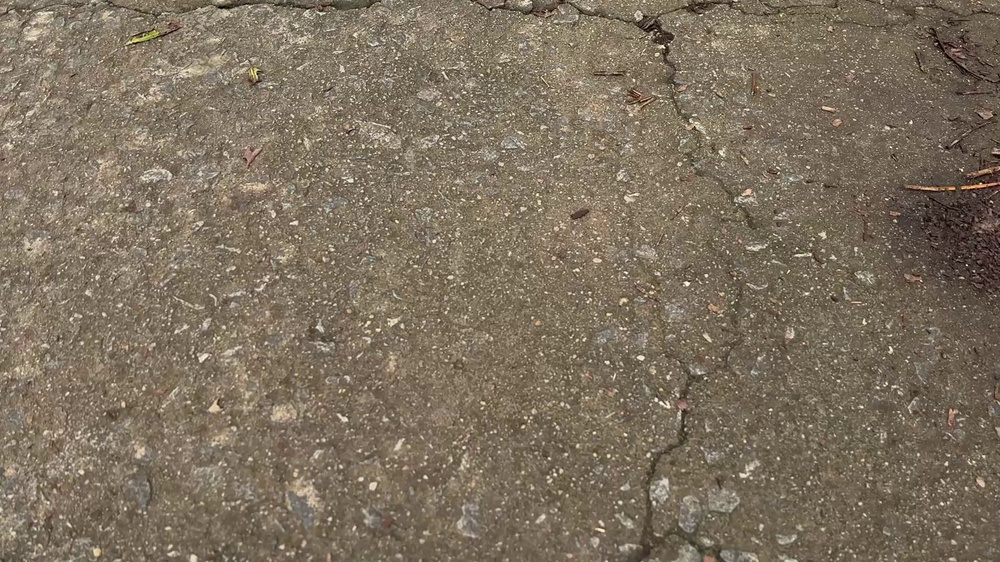
#> input picture data/frames/selected/alligator_cracking/alligator_cracking_01_frame_0.jpg, 1000 x 562 px, shrunk from 1920 x 1080 before the run
$ jupyter execute --allow-errors 02_Simple_report_ready.ipynb
#> lines starting #> are read from the running program, lines starting #| are printed output that depends on the picture
# Noise Filtering (Simple Notebook)

## 1. Load sample frames (manual list)
These are a few representative frames for screenshots and comparisons.

[cell 1]
import cv2
import numpy as np
import matplotlib.pyplot as plt
import os

frame_paths = [
    "../data/frames/selected/alligator_cracking/alligator_cracking_01_frame_0.jpg",
    "../data/frames/selected/edge_cracking/edge_cracking_01_frame_430.jpg",
    "../data/frames/selected/potholes/potholes_02_frame_540.jpg"
]

images = []
names = []

for path in frame_paths:
    img = cv2.imread(path, 0)
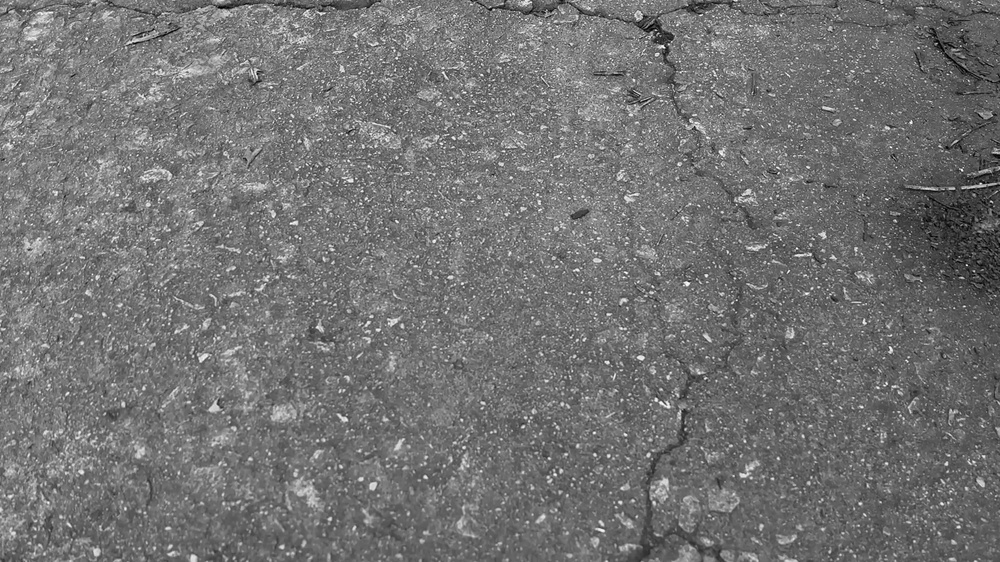
#> img: shape (562, 1000); min 0, max 255, mean 114.7
    if img is None:
        print("Error loading:", path)
    else:
        images.append(img)
        names.append(os.path.basename(path))
#> pass 2 of the loop `for path in frame_paths:`:
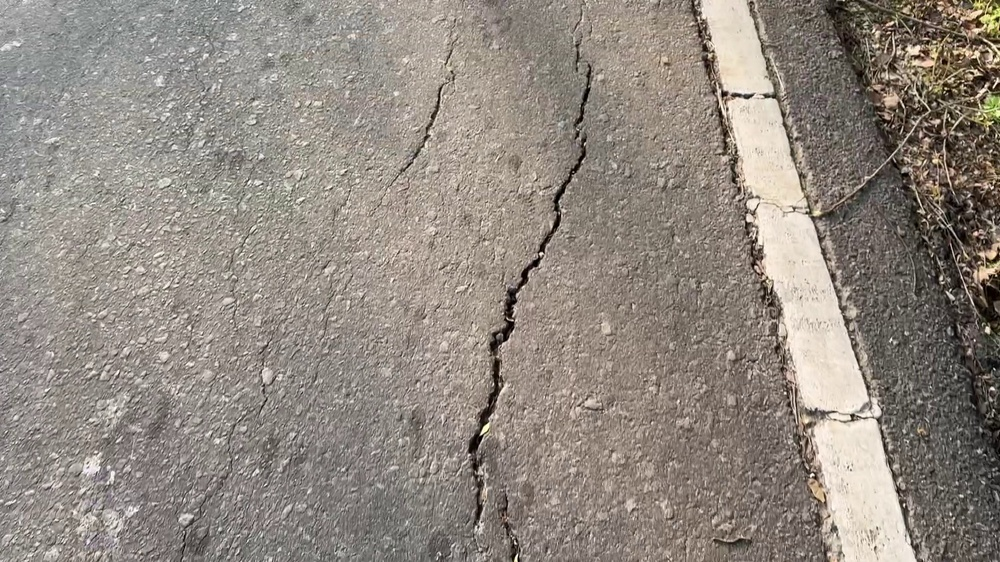
#> input picture data/frames/selected/edge_cracking/edge_cracking_01_frame_430.jpg, 1000 x 562 px, shrunk from 1920 x 1080 before the run
#> `img = cv2.imread(path, 0)`:
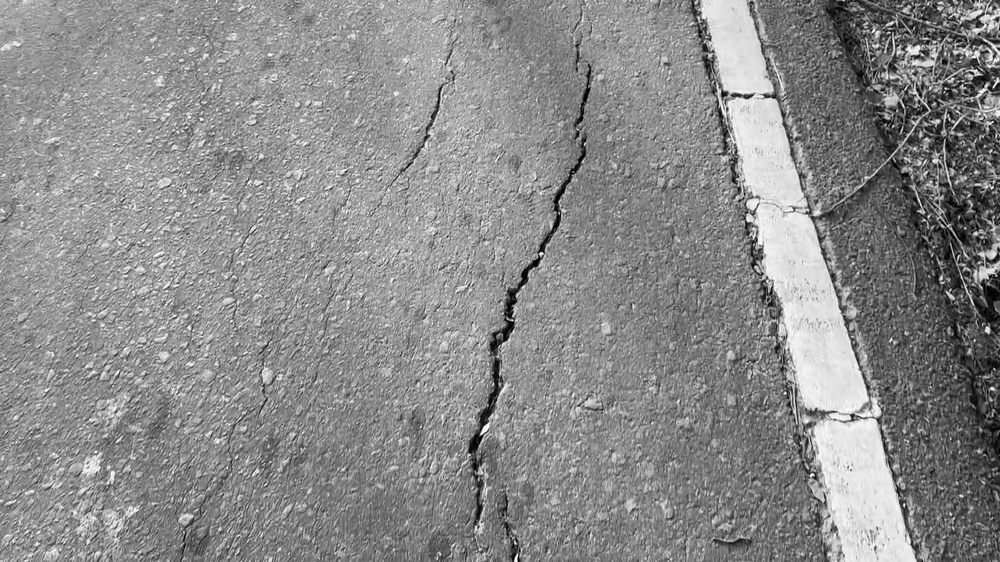
#> img: shape (562, 1000); min 0, max 255, mean 139
#> pass 3 of the loop `for path in frame_paths:`:
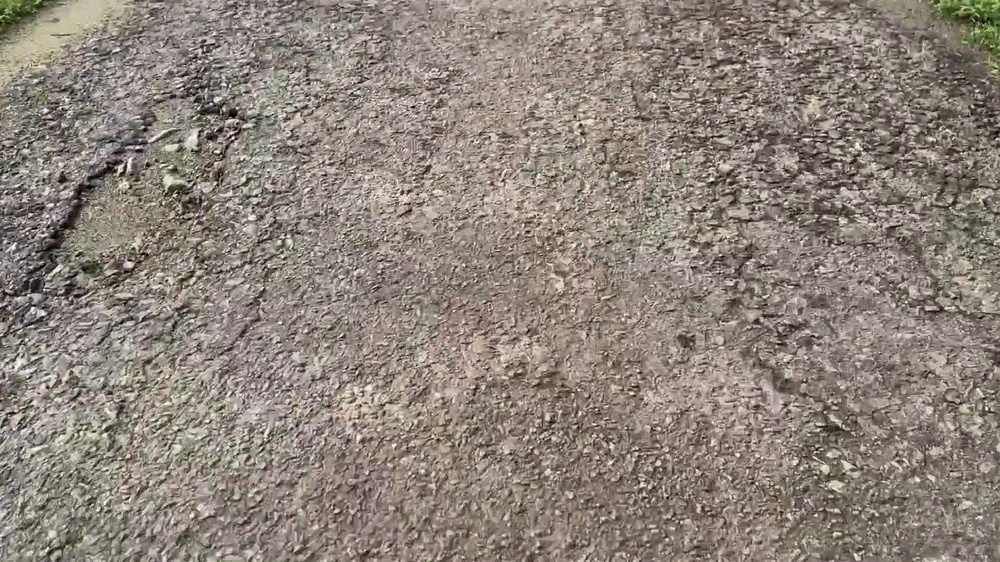
#> input picture data/frames/selected/potholes/potholes_02_frame_540.jpg, 1000 x 562 px, shrunk from 1920 x 1080 before the run

print("Loaded", len(images), "frames")
#| Loaded 3 frames

## 2. Define filters
- Mean filter (custom kernel)
- Gaussian blur (OpenCV)

[cell 2]
def mean_filter(gray, k):
    kernel = np.ones((k, k), np.float32) / (k * k)
    return cv2.filter2D(gray, -1, kernel)

def gaussian_filter(gray, k):
    return cv2.GaussianBlur(gray, (k, k), 0)

## 3. Visual comparison (on-screen)
Shows original vs filtered images for k=3,5,7.

[cell 3]
kernels = [3, 5, 7]

for img, nm in zip(images, names):
    plt.figure(figsize=(12, 8))

    plt.subplot(3, 3, 1)
    plt.imshow(img, cmap="gray")
    plt.title("Original")
    plt.axis("off")

    plt.subplot(3, 3, 2)
    plt.imshow(mean_filter(img, 3), cmap="gray")
    plt.title("Mean k=3")
    plt.axis("off")

    plt.subplot(3, 3, 3)
    plt.imshow(gaussian_filter(img, 3), cmap="gray")
    plt.title("Gaussian k=3")
    plt.axis("off")

    plt.subplot(3, 3, 4)
    plt.imshow(mean_filter(img, 5), cmap="gray")
    plt.title("Mean k=5")
    plt.axis("off")

    plt.subplot(3, 3, 5)
    plt.imshow(gaussian_filter(img, 5), cmap="gray")
    plt.title("Gaussian k=5")
    plt.axis("off")

    plt.subplot(3, 3, 6)
    plt.imshow(mean_filter(img, 7), cmap="gray")
    plt.title("Mean k=7")
    plt.axis("off")

    plt.subplot(3, 3, 7)
    plt.imshow(gaussian_filter(img, 7), cmap="gray")
    plt.title("Gaussian k=7")
    plt.axis("off")

    plt.suptitle("Visual Comparison: " + nm)
    plt.tight_layout()
    plt.show()
#> this loop made 3 passes
#> nm on passes 1 to 3: 'alligator_cracking_01_frame_0.jpg', 'edge_cracking_01_frame_430.jpg', 'potholes_02_frame_540.jpg'
#> pass 1, `plt.show()`:
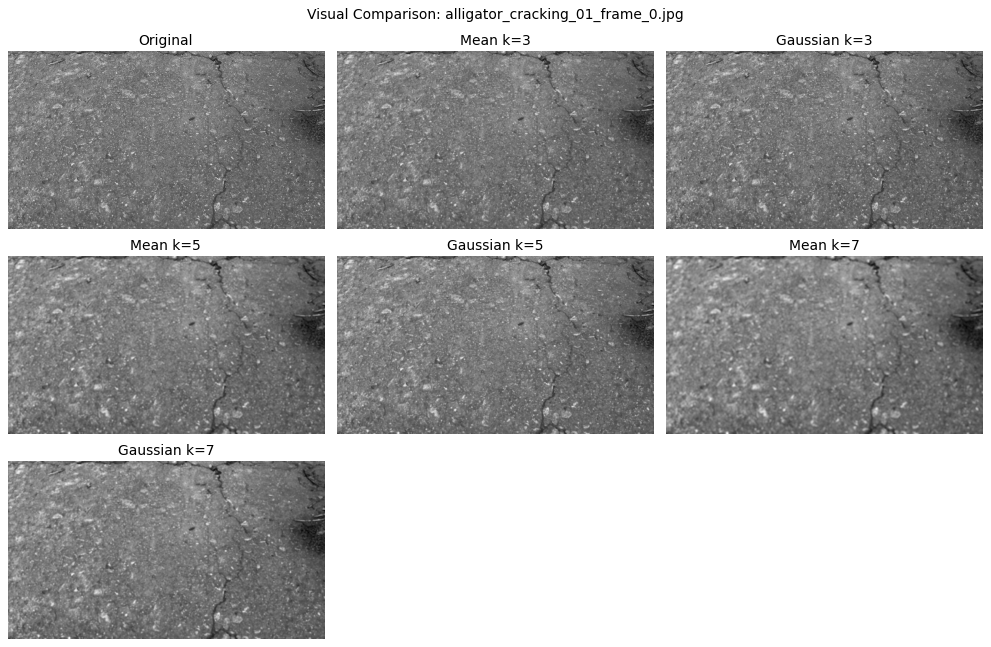
#> figure drawn by matplotlib, 7 panels
#> pass 2, `plt.show()`:
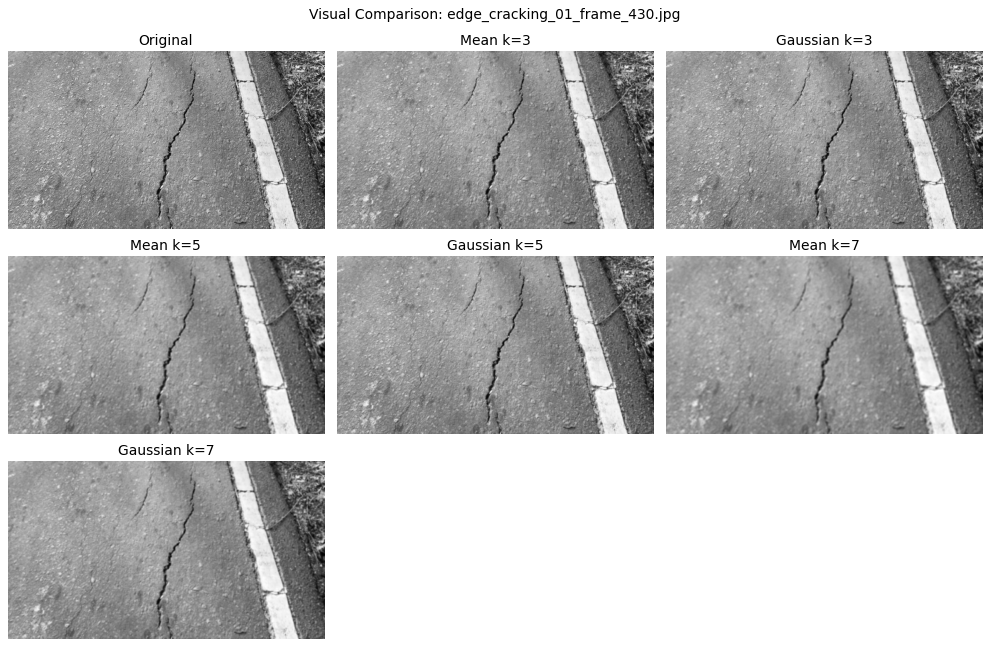
#> figure drawn by matplotlib, 7 panels

## 4. Histogram comparison (on-screen)
Shows histograms for original vs filters.

[cell 4]
kernels = [3, 5, 7]

for img, nm in zip(images, names):
    for k in kernels:
        m = mean_filter(img, k)
        g = gaussian_filter(img, k)

        plt.figure(figsize=(12, 4))

        plt.subplot(1, 3, 1)
        plt.hist(img.ravel(), bins=256, range=(0, 256))
        plt.title("Original")

        plt.subplot(1, 3, 2)
        plt.hist(m.ravel(), bins=256, range=(0, 256))
        plt.title(f"Mean k={k}")

        plt.subplot(1, 3, 3)
        plt.hist(g.ravel(), bins=256, range=(0, 256))
        plt.title(f"Gaussian k={k}")

        plt.suptitle("Histogram Comparison: " + nm)
        plt.tight_layout()
        plt.show()
#> this loop made 3 passes
#> pass 1, `plt.show()`:
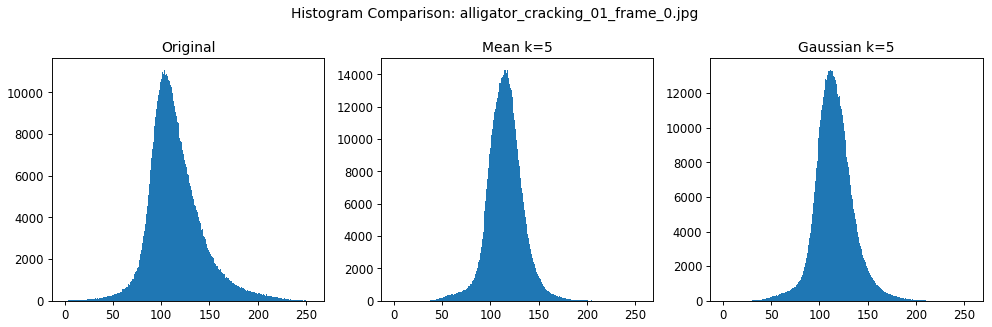
#> figure drawn by matplotlib, 3 panels; panel 1: tallest bar 11062 high, from x = 103 to 104; panel 2: tallest bar 14270 high, from x = 117 to 118; panel 3: tallest bar 13333 high, from x = 111 to 112
#> pass 1, `plt.show()`:
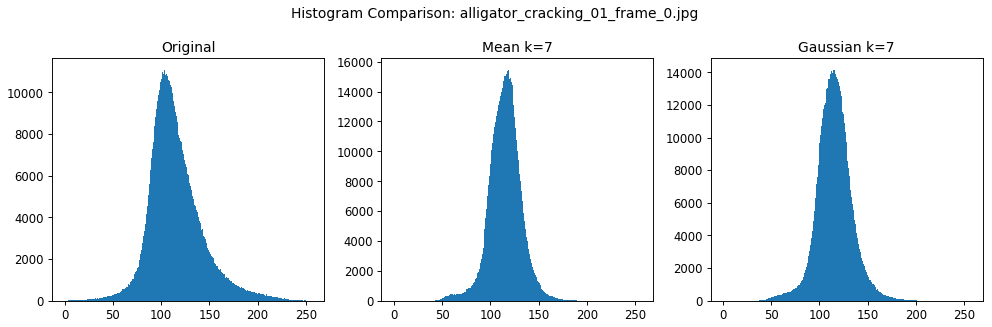
#> figure drawn by matplotlib, 3 panels; panel 1: tallest bar 11062 high, from x = 103 to 104; panel 2: tallest bar 15439 high, from x = 118 to 119; panel 3: tallest bar 14135 high, from x = 114 to 115
#> pass 2, `plt.show()`:
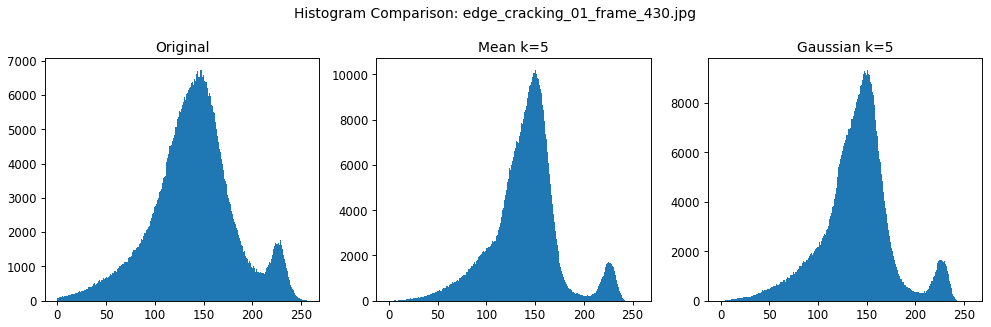
#> figure drawn by matplotlib, 3 panels; panel 1: tallest bar 6729 high, from x = 146 to 147; panel 2: tallest bar 10190 high, from x = 150 to 151; panel 3: tallest bar 9330 high, from x = 150 to 151
#> pass 2, `plt.show()`:
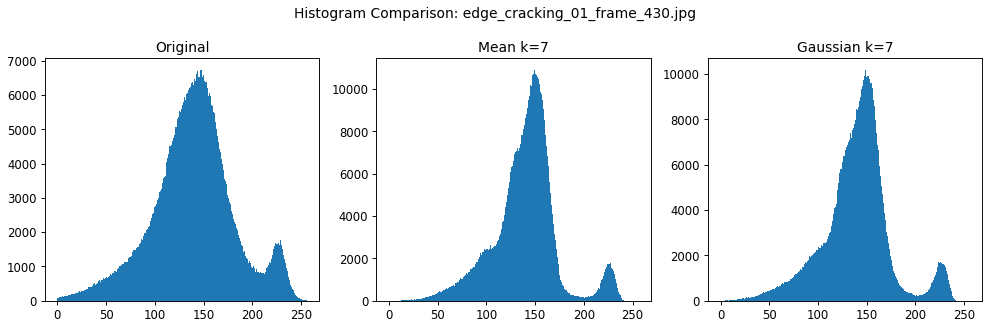
#> figure drawn by matplotlib, 3 panels; panel 1: tallest bar 6729 high, from x = 146 to 147; panel 2: tallest bar 10896 high, from x = 149 to 150; panel 3: tallest bar 10169 high, from x = 148 to 149
#> after the loop:
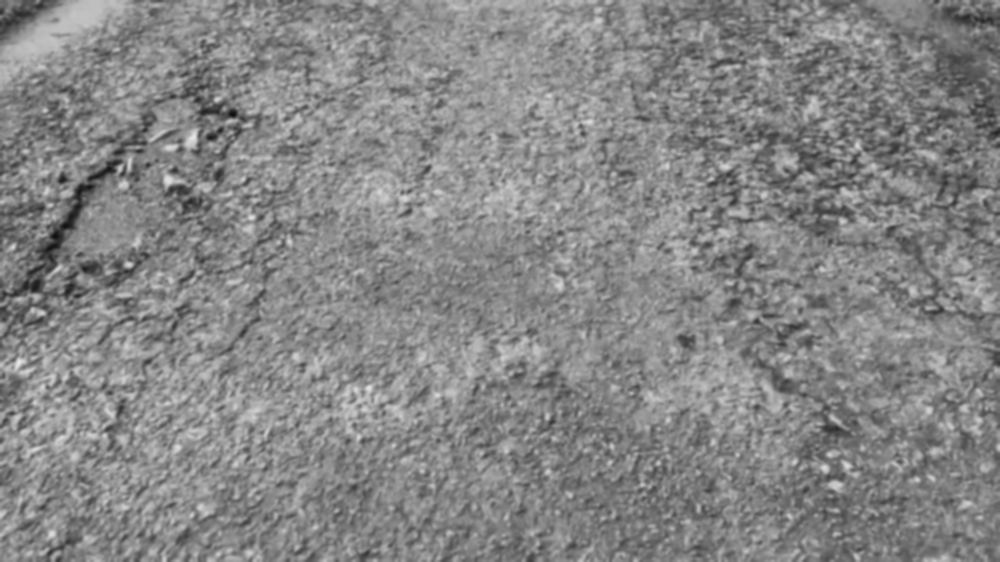
#> g: shape (562, 1000); min 13, max 231, mean 133.8

## 5. STD metric printout (on-screen)
Standard deviation is used as a simple indicator of intensity fluctuation reduction.

[cell 5]
kernels = [3, 5, 7]
#> kernels = [3, 5, 7]

for img, nm in zip(images, names):
    print("\nFrame:", nm)
    print("Original STD:", np.std(img))

    for k in kernels:
        m = mean_filter(img, k)
        g = gaussian_filter(img, k)

        print(f"Mean k={k} STD:", np.std(m))
        print(f"Gaussian k={k} STD:", np.std(g))

## 6. Save enhanced frames (selected → noise_removed)
This saves the chosen method output frames into the project folder structure.

[cell 6]
import os
import cv2

categories = [
    "alligator_cracking",
    "edge_cracking",
    "potholes",
    "transverse_cracking"
]
#> categories = ['alligator_cracking', 'edge_cracking', 'potholes', 'transverse_cracking']

BEST = "gaussian"
K = 3

#> (the rest of this cell did not finish here and is left out)

#| DONE saving: alligator_cracking
#> pass 2 of the loop `for category in categories:`:
#> input_folder = '../data/frames/selected/edge_cracking'
#| DONE saving: edge_cracking
#> pass 3 of the loop `for category in categories:`:
#> input_folder = '../data/frames/selected/potholes'
#> in gaussian_filter (call 32), `return cv2.GaussianBlur(gray, (k, k), 0)`:
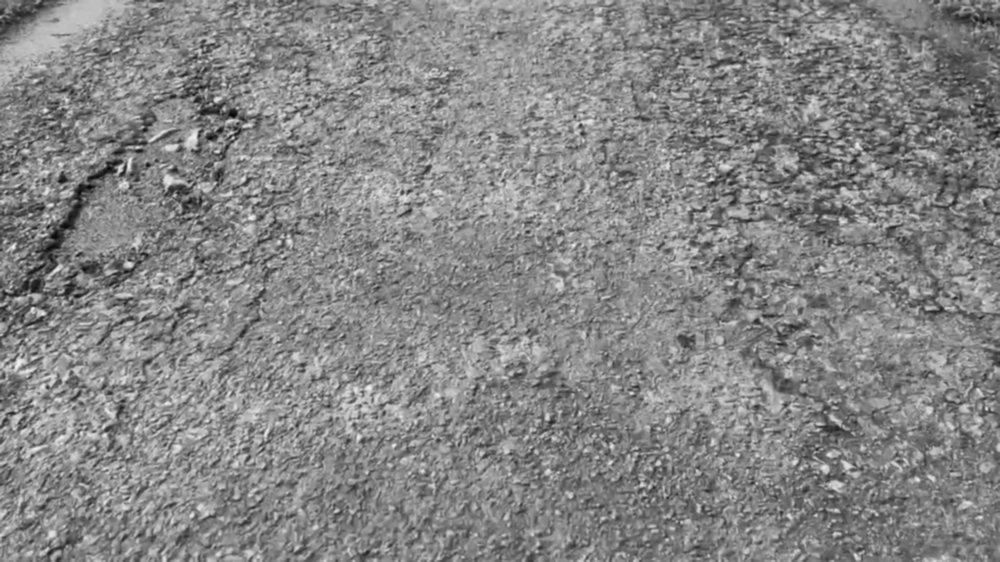
#> returned value: shape (562, 1000); min 5, max 242, mean 133.9
#| DONE saving: potholes

            cv2.imwrite(os.path.join(output_folder, file), out)

    print("DONE saving:", category)

print("All categories completed.")

## 7. Report evidence export (added)

[cell 7]
import csv

REPORT_DIR = "../results/report_evidence/noise"
os.makedirs(REPORT_DIR, exist_ok=True)

# choose ONE denoise method for report (simple)
def denoise(img):
    return gaussian_filter(img, 3)   # <-- change to mean_filter(img,3) if you want

def save_fig(path):
    plt.tight_layout()
    plt.savefig(path, dpi=200, bbox_inches="tight")
    plt.close()

# ---------- (1) Save Before vs After images ----------
for img, nm in zip(images, names):
    out = denoise(img)

    plt.figure(figsize=(10,4))
    plt.subplot(1,2,1); plt.imshow(img, cmap="gray"); plt.title("Original"); plt.axis("off")
    plt.subplot(1,2,2); plt.imshow(out, cmap="gray"); plt.title("After Denoise"); plt.axis("off")
    plt.suptitle(nm)

    save_path = os.path.join(REPORT_DIR, nm.replace(".jpg","") + "_before_after.png")
    save_fig(save_path)

print("Saved before/after images:", REPORT_DIR)

# ---------- (2) Save Histogram comparison ----------
for img, nm in zip(images, names):
    out = denoise(img)

    plt.figure(figsize=(10,4))
    plt.subplot(1,2,1)
    plt.hist(img.ravel(), bins=256, range=(0,256))
    plt.title("Histogram - Original")

    plt.subplot(1,2,2)
    plt.hist(out.ravel(), bins=256, range=(0,256))
    plt.title("Histogram - After Denoise")

    plt.suptitle("Histogram Comparison: " + nm)

    save_path = os.path.join(REPORT_DIR, nm.replace(".jpg","") + "_hist_compare.png")
    save_fig(save_path)
#> this loop made 3 passes
#> pass 1, in save_fig (call 4), `plt.savefig(path, dpi=200, bbox_inches="tight")`:
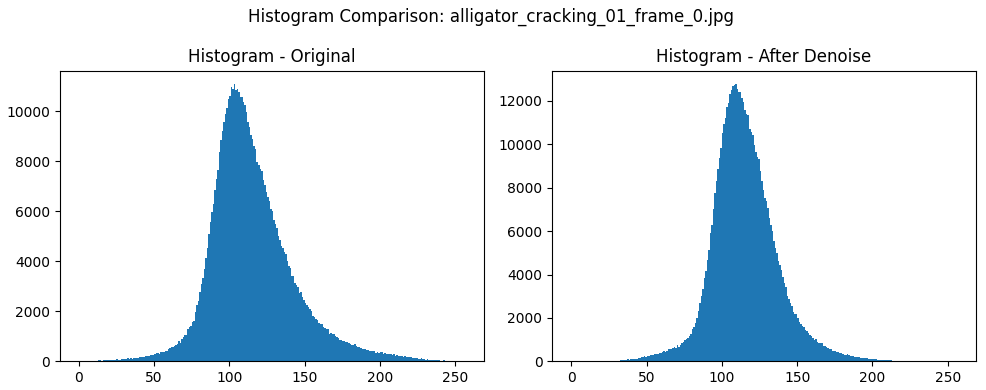
#> figure drawn by matplotlib, 2 panels; panel 1: tallest bar 11062 high, from x = 103 to 104; panel 2: tallest bar 12761 high, from x = 109 to 110
#> pass 2, in save_fig (call 5), `plt.savefig(path, dpi=200, bbox_inches="tight")`:
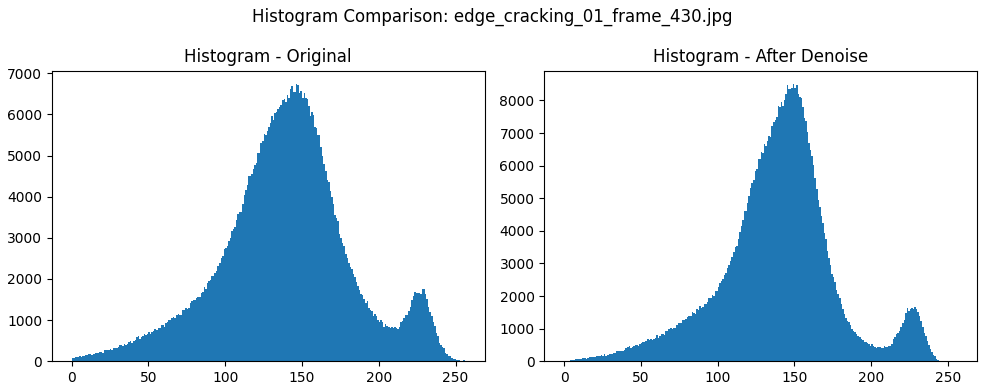
#> figure drawn by matplotlib, 2 panels; panel 1: tallest bar 6729 high, from x = 146 to 147; panel 2: tallest bar 8491 high, from x = 149 to 150

print("Saved histogram comparisons:", REPORT_DIR)

# ---------- (3) Save simple metrics CSV (STD only) ----------
csv_path = os.path.join(REPORT_DIR, "noise_metrics_std.csv")
with open(csv_path, "w", newline="") as f:
    w = csv.writer(f)
    w.writerow(["frame", "std_before", "std_after"])
    for img, nm in zip(images, names):
        out = denoise(img)
        w.writerow([nm, float(np.std(img)), float(np.std(out))])

print("Saved metrics CSV:", csv_path)
